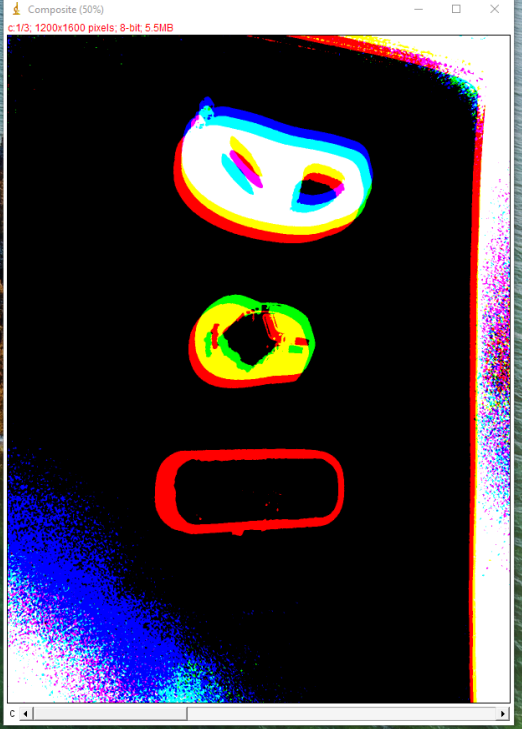
#> input picture Códigos/aula007.png, 522 x 729 px
$ python imagem.py
#> lines starting #> are read from the running program, lines starting #| are printed output that depends on the picture; after the words box and inside, x2 and y2 are one past the last pixel; in counts of white or black regions, pixels touching at a corner belong together
import cv2
import numpy as np
import matplotlib.pyplot as plt


image_path = "aula007.png"
image = cv2.imread(image_path)
#> image is the input picture: shape (729, 522, 3); mean B, G, R 67.7, 59.1, 64.9


hsv = cv2.cvtColor(image, cv2.COLOR_BGR2HSV)
#> hsv: shape (729, 522, 3); mean H, S, V 18.3, 45.5, 84.3


lower_blue = np.array([100, 50, 50])
upper_blue = np.array([140, 255, 255])


mask_blue = cv2.inRange(hsv, lower_blue, upper_blue)
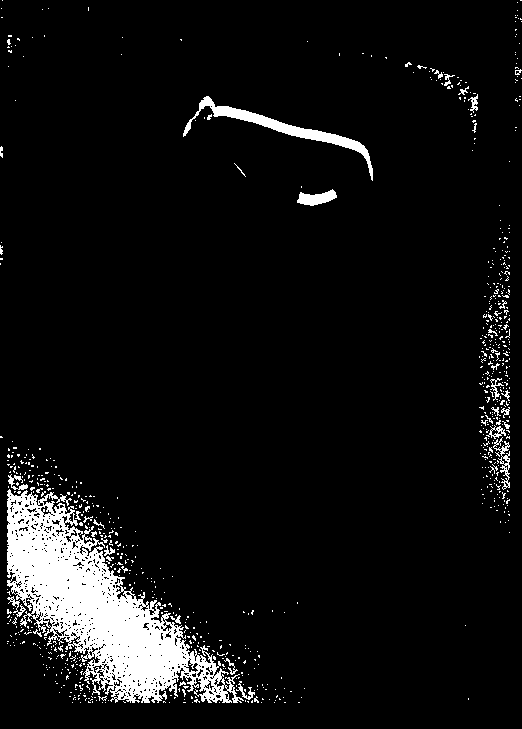
#> mask_blue: shape (729, 522); 6.8% white; 814 white regions (778 under 20 px), largest, box (x1, y1, x2, y2) and area: (7, 489, 244, 703) 19210, (183, 96, 373, 181) 1884, (297, 189, 337, 206) 395


result_blue = cv2.bitwise_and(image, image, mask=mask_blue)
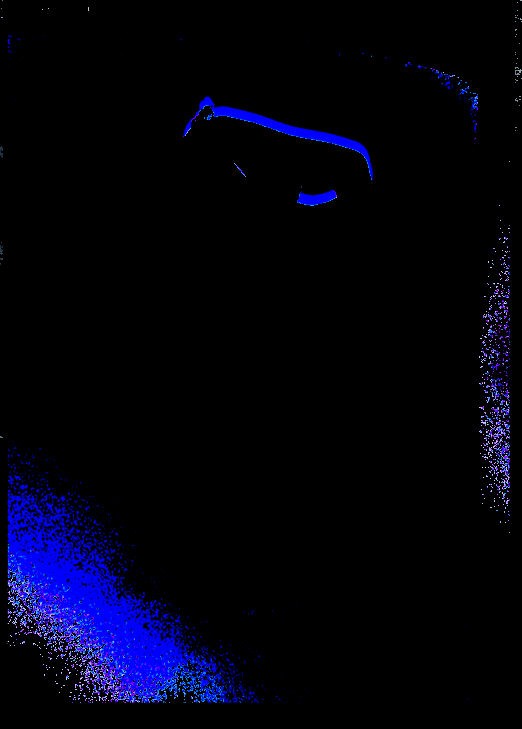
#> result_blue: shape (729, 522, 3); mean B, G, R 14.8, 1.8, 1.6


plt.figure(figsize=(12, 6))

plt.subplot(1, 3, 1)
plt.imshow(cv2.cvtColor(image, cv2.COLOR_BGR2RGB))
plt.title("Imagem Original")
plt.axis("off")

plt.subplot(1, 3, 2)
plt.imshow(mask_blue, cmap="gray")
plt.title("Máscara de Azul")
plt.axis("off")

plt.subplot(1, 3, 3)
plt.imshow(cv2.cvtColor(result_blue, cv2.COLOR_BGR2RGB))
plt.title("Detecção Completa do Azul")
plt.axis("off")

plt.show()
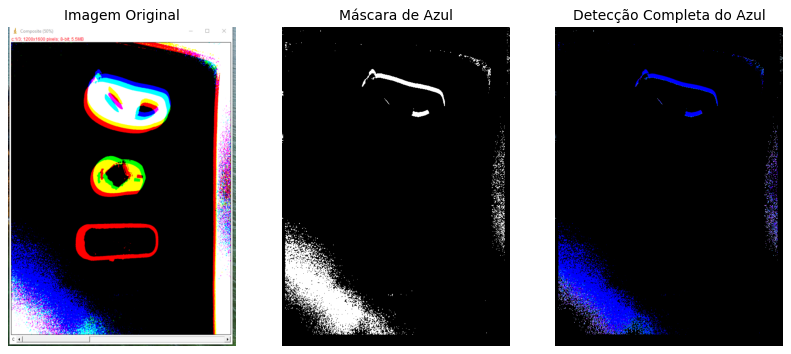
#> figure drawn by matplotlib, 3 panels
